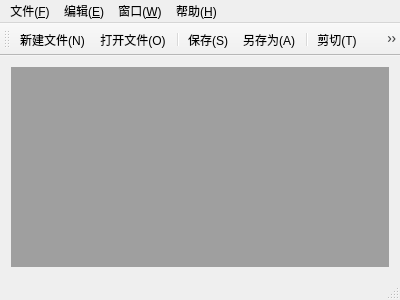
<?xml version="1.0" encoding="UTF-8"?>
<ui version="4.0">
 <class>MainWindow</class>
 <widget class="QMainWindow" name="MainWindow">
  <property name="geometry">
   <rect>
    <x>0</x>
    <y>0</y>
    <width>400</width>
    <height>300</height>
   </rect>
  </property>
  <property name="windowTitle">
   <string>MainWindow</string>
  </property>
  <widget class="QWidget" name="centralWidget">
   <layout class="QGridLayout" name="gridLayout">
    <item row="0" column="0">
     <widget class="QMdiArea" name="mdiArea"/>
    </item>
   </layout>
  </widget>
  <widget class="QMenuBar" name="menuBar">
   <property name="geometry">
    <rect>
     <x>0</x>
     <y>0</y>
     <width>400</width>
     <height>23</height>
    </rect>
   </property>
   <widget class="QMenu" name="menuF">
    <property name="title">
     <string>文件(&amp;F)</string>
    </property>
    <addaction name="actionNew"/>
    <addaction name="actionOpen"/>
    <addaction name="separator"/>
    <addaction name="actionSave"/>
    <addaction name="actionSaveAs"/>
    <addaction name="separator"/>
    <addaction name="actionExit"/>
   </widget>
   <widget class="QMenu" name="menuE">
    <property name="title">
     <string>编辑(&amp;E)</string>
    </property>
    <addaction name="actionUndo"/>
    <addaction name="actionRedo"/>
    <addaction name="separator"/>
    <addaction name="actionCut"/>
    <addaction name="actionCopy"/>
    <addaction name="actionPaste"/>
   </widget>
   <widget class="QMenu" name="menuW">
    <property name="title">
     <string>窗口(&amp;W)</string>
    </property>
    <addaction name="actionClose"/>
    <addaction name="actionCloseAll"/>
    <addaction name="separator"/>
    <addaction name="actionTile"/>
    <addaction name="actionCascade"/>
    <addaction name="separator"/>
    <addaction name="actionNext"/>
    <addaction name="actionPrevious"/>
   </widget>
   <widget class="QMenu" name="menuH">
    <property name="title">
     <string>帮助(&amp;H)</string>
    </property>
    <addaction name="actionAbout"/>
    <addaction name="actionAboutQt"/>
   </widget>
   <addaction name="menuF"/>
   <addaction name="menuE"/>
   <addaction name="menuW"/>
   <addaction name="menuH"/>
  </widget>
  <widget class="QToolBar" name="mainToolBar">
   <attribute name="toolBarArea">
    <enum>TopToolBarArea</enum>
   </attribute>
   <attribute name="toolBarBreak">
    <bool>false</bool>
   </attribute>
   <addaction name="actionNew"/>
   <addaction name="actionOpen"/>
   <addaction name="separator"/>
   <addaction name="actionSave"/>
   <addaction name="actionSaveAs"/>
   <addaction name="separator"/>
   <addaction name="actionCut"/>
   <addaction name="actionCopy"/>
   <addaction name="actionPaste"/>
   <addaction name="separator"/>
   <addaction name="actionUndo"/>
   <addaction name="actionRedo"/>
  </widget>
  <widget class="QStatusBar" name="statusBar"/>
  <action name="actionNew">
   <property name="icon">
    <iconset resource="images.qrc">
     <normaloff>:/Images/images/new.png</normaloff>:/Images/images/new.png</iconset>
   </property>
   <property name="text">
    <string>新建文件(&amp;N)</string>
   </property>
   <property name="toolTip">
    <string>新建文件</string>
   </property>
   <property name="shortcut">
    <string>Ctrl+N</string>
   </property>
  </action>
  <action name="actionOpen">
   <property name="icon">
    <iconset resource="images.qrc">
     <normaloff>:/Images/images/open.png</normaloff>:/Images/images/open.png</iconset>
   </property>
   <property name="text">
    <string>打开文件(&amp;O)</string>
   </property>
   <property name="toolTip">
    <string>打开文件</string>
   </property>
   <property name="shortcut">
    <string>Ctrl+O</string>
   </property>
  </action>
  <action name="actionSave">
   <property name="icon">
    <iconset resource="images.qrc">
     <normaloff>:/Images/images/save.png</normaloff>:/Images/images/save.png</iconset>
   </property>
   <property name="text">
    <string>保存(&amp;S)</string>
   </property>
   <property name="toolTip">
    <string>保存</string>
   </property>
   <property name="shortcut">
    <string>Ctrl+S</string>
   </property>
  </action>
  <action name="actionSaveAs">
   <property name="icon">
    <iconset resource="images.qrc">
     <normaloff>:/Images/images/saveAs.png</normaloff>:/Images/images/saveAs.png</iconset>
   </property>
   <property name="text">
    <string>另存为(&amp;A)</string>
   </property>
   <property name="toolTip">
    <string>另存为</string>
   </property>
  </action>
  <action name="actionExit">
   <property name="icon">
    <iconset resource="images.qrc">
     <normaloff>:/Images/images/exit.png</normaloff>:/Images/images/exit.png</iconset>
   </property>
   <property name="text">
    <string>退出(&amp;X)</string>
   </property>
   <property name="toolTip">
    <string>退出</string>
   </property>
  </action>
  <action name="actionUndo">
   <property name="icon">
    <iconset resource="images.qrc">
     <normaloff>:/Images/images/undo.png</normaloff>:/Images/images/undo.png</iconset>
   </property>
   <property name="text">
    <string>撤销(&amp;U)</string>
   </property>
   <property name="toolTip">
    <string>撤销</string>
   </property>
   <property name="shortcut">
    <string>Ctrl+Z</string>
   </property>
  </action>
  <action name="actionRedo">
   <property name="icon">
    <iconset resource="images.qrc">
     <normaloff>:/Images/images/redo.png</normaloff>:/Images/images/redo.png</iconset>
   </property>
   <property name="text">
    <string>恢复(&amp;R)</string>
   </property>
   <property name="toolTip">
    <string>恢复</string>
   </property>
   <property name="shortcut">
    <string>Ctrl+Y</string>
   </property>
  </action>
  <action name="actionCut">
   <property name="icon">
    <iconset resource="images.qrc">
     <normaloff>:/Images/images/cut.png</normaloff>:/Images/images/cut.png</iconset>
   </property>
   <property name="text">
    <string>剪切(&amp;T)</string>
   </property>
   <property name="toolTip">
    <string>剪切</string>
   </property>
   <property name="shortcut">
    <string>Ctrl+X</string>
   </property>
  </action>
  <action name="actionCopy">
   <property name="icon">
    <iconset resource="images.qrc">
     <normaloff>:/Images/images/copy.png</normaloff>:/Images/images/copy.png</iconset>
   </property>
   <property name="text">
    <string>复制(&amp;C)</string>
   </property>
   <property name="toolTip">
    <string>复制</string>
   </property>
   <property name="shortcut">
    <string>Ctrl+C</string>
   </property>
  </action>
  <action name="actionPaste">
   <property name="icon">
    <iconset resource="images.qrc">
     <normaloff>:/Images/images/paste.png</normaloff>:/Images/images/paste.png</iconset>
   </property>
   <property name="text">
    <string>黏贴(&amp;P)</string>
   </property>
   <property name="toolTip">
    <string>黏贴</string>
   </property>
   <property name="shortcut">
    <string>Ctrl+V</string>
   </property>
  </action>
  <action name="actionClose">
   <property name="text">
    <string>关闭(&amp;O)</string>
   </property>
   <property name="toolTip">
    <string>关闭</string>
   </property>
  </action>
  <action name="actionCloseAll">
   <property name="text">
    <string>关闭所有窗口(&amp;A)</string>
   </property>
   <property name="toolTip">
    <string>关闭所有窗口</string>
   </property>
  </action>
  <action name="actionTile">
   <property name="text">
    <string>平铺(&amp;T)</string>
   </property>
   <property name="toolTip">
    <string>平铺</string>
   </property>
  </action>
  <action name="actionCascade">
   <property name="text">
    <string>层叠(&amp;C)</string>
   </property>
   <property name="toolTip">
    <string>层叠</string>
   </property>
  </action>
  <action name="actionNext">
   <property name="icon">
    <iconset resource="images.qrc">
     <normaloff>:/Images/images/next.png</normaloff>:/Images/images/next.png</iconset>
   </property>
   <property name="text">
    <string>下一个(&amp;X)</string>
   </property>
   <property name="toolTip">
    <string>下一个</string>
   </property>
   <property name="shortcut">
    <string>Ctrl+Tab</string>
   </property>
  </action>
  <action name="actionPrevious">
   <property name="icon">
    <iconset resource="images.qrc">
     <normaloff>:/Images/images/previous.png</normaloff>:/Images/images/previous.png</iconset>
   </property>
   <property name="text">
    <string>前一个(&amp;V)</string>
   </property>
   <property name="toolTip">
    <string>前一个</string>
   </property>
   <property name="shortcut">
    <string>Ctrl+Shift+Backspace</string>
   </property>
  </action>
  <action name="actionAbout">
   <property name="icon">
    <iconset resource="images.qrc">
     <normaloff>:/Images/images/about.png</normaloff>:/Images/images/about.png</iconset>
   </property>
   <property name="text">
    <string>关于(&amp;A)</string>
   </property>
   <property name="toolTip">
    <string>关于</string>
   </property>
  </action>
  <action name="actionAboutQt">
   <property name="text">
    <string>关于Qt(&amp;Q)</string>
   </property>
   <property name="toolTip">
    <string>关于Qt</string>
   </property>
  </action>
 </widget>
 <layoutdefault spacing="6" margin="11"/>
 <resources>
  <include location="images.qrc"/>
 </resources>
 <connections/>
</ui>
